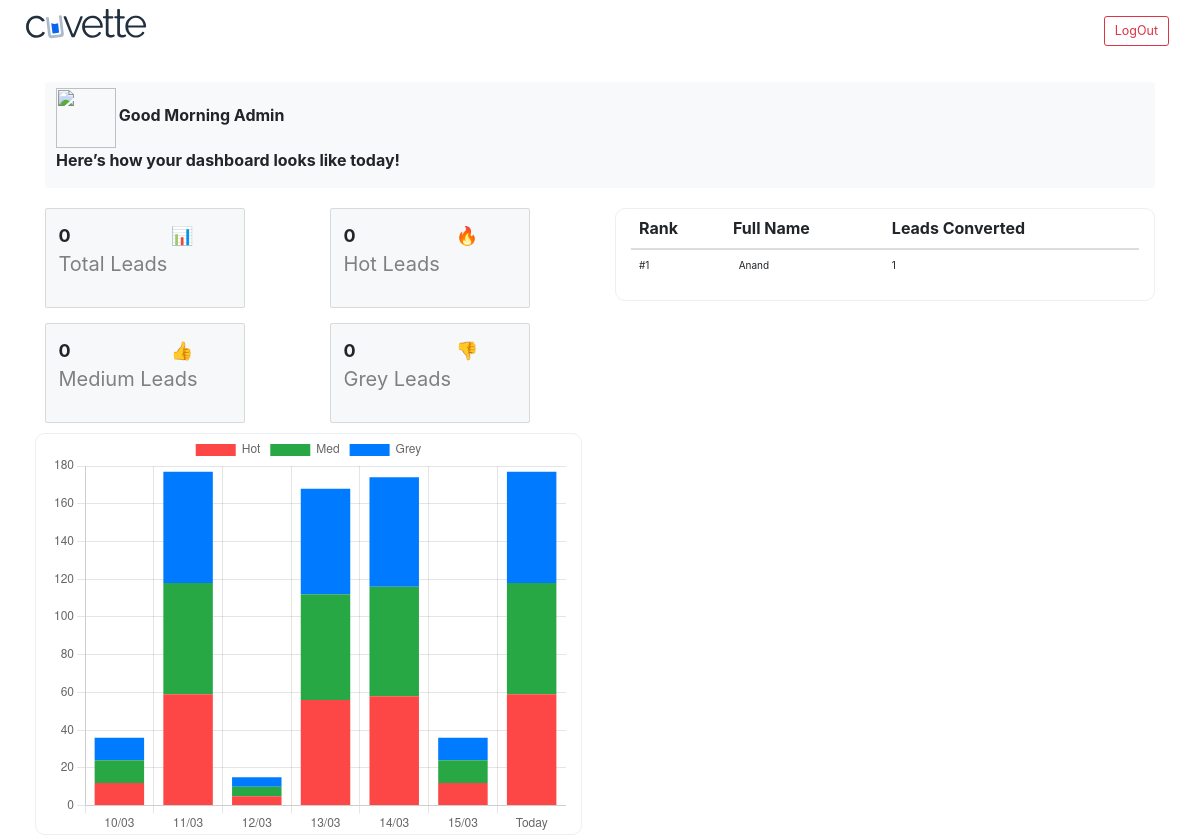
Before: /analytics/ (signed in) with the older database file.
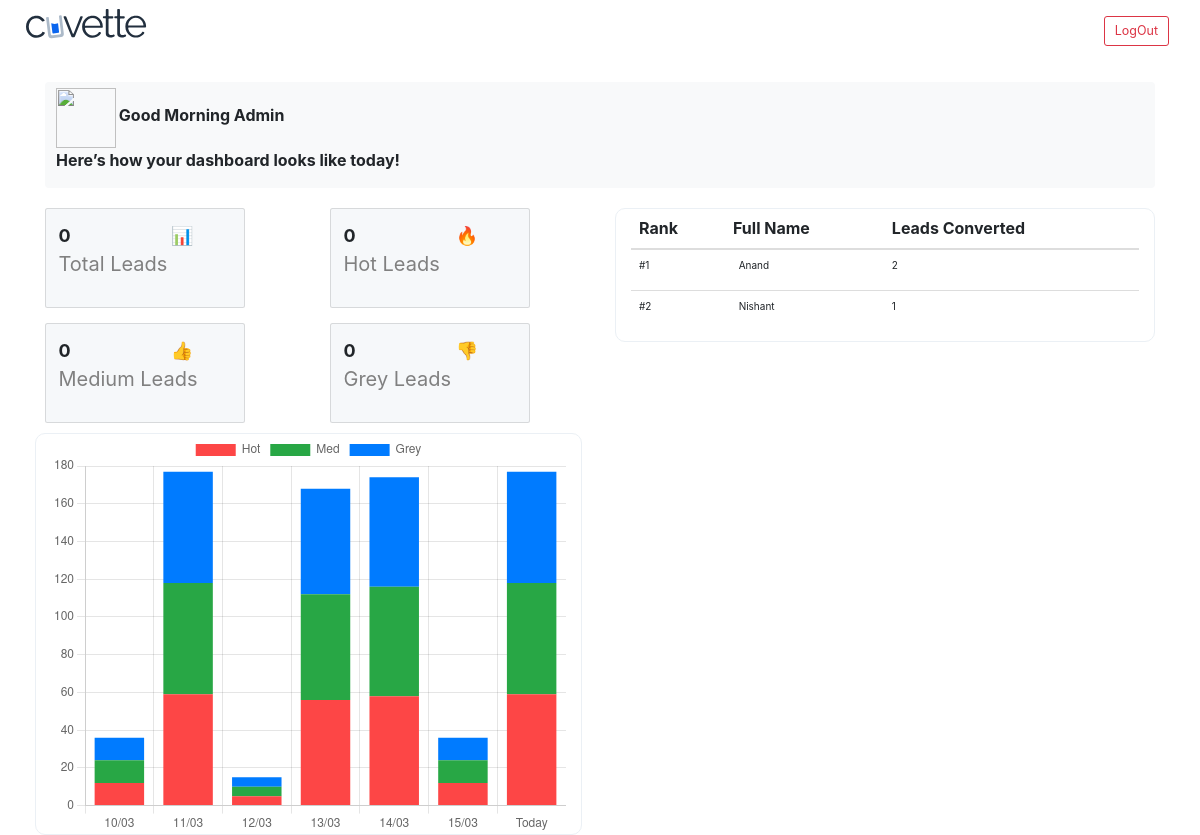
After: the same page with the newer database file.
### authentication/models.py (models this page shows)
class CustomUser(AbstractBaseUser, PermissionsMixin):
    email = models.EmailField(_('email address'), unique=True)
    is_staff = models.BooleanField(default=False)
    is_active = models.BooleanField(default=True)
    first_name = models.CharField(max_length=20)
    last_name = models.CharField(max_length=20)
    phone_no = models.IntegerField(unique=True, default=9999999999)
    manager_id = models.ForeignKey("self", on_delete=models.CASCADE, null=True, limit_choices_to={'is_staff': True})
    status = models.CharField(max_length=20, default="Not Approved", choices=approval_status)
    USERNAME_FIELD = 'email'
    REQUIRED_FIELDS = []
    objects = CustomUserManager()
    def __str__(self):
        return self.email

### authentication/views.py (the view)
# urls.py: path('analytics/', views.analytics, name='analytics')
def analytics(request):
    if request.user.is_authenticated:
        ncold = len(Leads.objects.filter(status="cold", sales_representative=request.user,
                                         created_at__gte=monthdelta(datetime.now(), -3)))
        nhot = len(Leads.objects.filter(status="hot", sales_representative=request.user,
                                        created_at__gte=monthdelta(datetime.now(), -3)))
        nmed = len(Leads.objects.filter(status="med", sales_representative=request.user,
                                        created_at__gte=monthdelta(datetime.now(), -3)))
        nsold = len(Leads.objects.filter(status="sold", sales_representative=request.user,
                                        created_at__gte=monthdelta(datetime.now(), -3)))
        sold = Leads.objects.filter(status="sold")
        sold_dic = {}
        for solds in sold:
            if solds.sales_representative in sold_dic.keys():
                sold_dic[solds.sales_representative] += 1
            else:
                sold_dic[solds.sales_representative] = 1
        sold_dic = sorted(sold_dic.items(), key=lambda x: x[1], reverse=True)[
                   :10]  # Sorted in descending order according to values
        n = ncold + nmed + nhot + nsold
        params = {'n': n, 'ncold': ncold, 'nhot': nhot, 'nmed': nmed, 'sold_dic': sold_dic}
        print(ncold, nhot, nmed, sold_dic, params)
        return render(request,'analytics.html', {'params': params})
    else:
        return HttpResponse("Not authorized to view this page")

### authentication/templatetags/custom_tags.py (called while the page is built)
def key(d, key_name):
    return d[key_name]

### authentication/views.py (called while the page is built)
def monthdelta(date, delta):
    m, y = (date.month+delta) % 12, date.year + ((date.month)+delta-1) // 12
    if not m:
        m = 12
    d = min(date.day,
            [31, 29 if y % 4 == 0 and not y % 400 == 0 else 28, 31, 30, 31, 30, 31, 31, 30, 31, 30, 31][m - 1])
    return date.replace(day=d, month=m, year=y)

### templates/analytics.html (shortened to what this page needs)
<!DOCTYPE html>
<html lang="en">
<head>
    {% load static %}
    <link href="https://netdna.bootstrapcdn.com/bootstrap/3.3.6/css/bootstrap.min.css" rel="stylesheet">
</head>
<body>
{% load custom_tags %}
<link href="https://maxcdn.bootstrapcdn.com/font-awesome/4.3.0/css/font-awesome.min.css" rel="stylesheet">
<link rel="stylesheet" href="https://cdn.jsdelivr.net/npm/bootstrap@4.0.0/dist/css/bootstrap.min.css"
>
<nav class="navbar navbar-light bg-white">
    <a class="navbar-brand" href="#">
        <img
                src="{% static 'authentication/images/logo.svg' %}"
                class="d-inline-block align-top"
                alt=""
        />
    </a>
    <a href="{% url 'logout' %}" style="margin-left: auto;margin-right: 10px">
        <button type="button" class="btn btn-outline-danger btn-lg" style="margin-left: auto;margin-right: 10px">LogOut
        </button>
    </a>
</nav>
<div class="container">
    <nav class="navbar navbar-light bg-light">
        <div style="margin-right: auto" style="font-weight: bold;font-size: medium">
            <img src="https://bootdey.com/img/Content/avatar/avatar7.png" width="60" height="60" class="d-inline-block"
                 alt=""> <strong style="font-size: medium">Good Morning Admin <p>Here’s how your dashboard looks like today!</p></strong>
        </div>
    </nav>
    <div class="row">
        <div class="col-6">
            <div class="row">
                <div class="col-6">
                    <div class="card" style="height: 100px; background-color: #F6F8FA; width: 200px;">
                        <div class="stat-widget-two card-body">
                            <div class="stat-content">
                                <div class="stat-digit"><strong style="font-size: large">{{ params|key:'n' }}</strong><strong
                                        style="font-size: large;margin-left: 100px;">📊</strong></div>
                                <p style="color: #808080;font-style: normal;font-weight: 400;font-size: 20px;">Total
                                    Leads</p>
                            </div>
                        </div>
                    </div>
                </div>
                <div class="col-6">
                    <div class="card" style="height: 100px; background-color: #F6F8FA; width: 200px;">
                        <div class="stat-widget-two card-body">
                            <div class="stat-content">
                                <div class="stat-digit"><strong style="font-size: large">{{ params|key:'nhot' }}</strong><strong
                                        style="font-size: large;margin-left: 100px;">🔥</strong></div>
                                <p style="color: #808080;font-style: normal;font-weight: 400;font-size: 20px;">Hot
                                    Leads</p>
                            </div>
                        </div>
                    </div>
                </div>
            </div>
            <div class="row">
                <div class="col-6" style="padding-top: 15px;">
                    <div class="card" style="height: 100px; background-color: #F6F8FA; width: 200px;">
                        <div class="stat-widget-two card-body">
                            <div class="stat-content">
                                <div class="stat-digit"><strong style="font-size: large">{{ params|key:'nmed' }}</strong><strong
                                        style="font-size: large;margin-left: 100px;">👍</strong></div>
                                <p style="color: #808080;font-style: normal;font-weight: 400;font-size: 20px;">Medium
                                    Leads</p>
                            </div>
                        </div>
                    </div>
                </div>
                <div class="col-6" style="padding-top: 15px;">
                    <div class="card" style="height: 100px; background-color: #F6F8FA; width: 200px;">
                        <div class="stat-widget-two card-body">
                            <div class="stat-content">
                                <div class="stat-digit"><strong style="font-size: large">{{ params|key:'ncold' }}</strong><strong
                                        style="font-size: large;margin-left: 100px;">👎</strong></div>
                                <p style="color: #808080;font-style: normal;font-weight: 400;font-size: 20px;">Grey
                                    Leads</p>
                            </div>
                        </div>
                    </div>
                </div>
            </div>
            <div class="row" style="margin-top: 10px; margin-right: 8px;">
                <div class="container col-12" style="border: 1px solid #EBF0F5;box-sizing: border-box;border-radius: 10px; margin-left: 5px;">
                    <canvas id="myChart4"></canvas>
                </div>
            </div>
        </div>
        <div class="col-6">
            <div class="container" style="border: 1px solid #EBF0F5;box-sizing: border-box;border-radius: 10px;">
                <div class="main-box clearfix">
                    <div class="table-responsive">
                        <table class="table user-list">
                            <thead>
                            <tr style="font-size: medium">
                                <th><span>Rank</span></th>
                                <th><span>Full Name</span></th>
                                <th><span>Leads Converted</span></th>
                            </tr>
                            </thead>
                            <tbody>
                            {%  for key,values in params|key:'sold_dic' %}
                            <tr>
                                <td>
                                    #{{ forloop.counter }}
                                </td>
                                <td>
                                         style="border-radius: 50%; height: 24px;">&nbsp; {{ key.first_name }}
                                </td>
                                <td>
                                    <p>{{ values }}</p>
                                </td>
                            </tr>
                            {% endfor %}
                            </tbody>
                        </table>
                    </div>
                </div>
            </div>
        </div>
    </div>
</div>
<script>
    var ctx = document.getElementById("myChart4").getContext('2d');
    var myChart = new Chart(ctx, {
        type: 'bar',
        data: {
            labels: ["10/03", "11/03", "12/03", "13/03", "14/03", "15/03", "Today"],
            datasets: [{
                label: 'Hot',
                backgroundColor: "rgba(253, 70, 70, 1)",
                data: [12, 59, 5, 56, 58, 12, 59, 87, 45],
                stack: 1,
            }, {
                label: 'Med',
                backgroundColor: "rgba(40, 167, 69, 1)",
                data: [12, 59, 5, 56, 58, 12, 59, 85, 23],
                stack: 1,
            }, {
                label: 'Grey',
                backgroundColor: 'rgba(0, 123, 255, 1)',
                data: [12, 59, 5, 56, 58, 12, 59, 65, 51],
                stack: 1,
            }],
        },
        options: {
            tooltips: {
                displayColors: true,
                callbacks: {
                    mode: 'x',
                },
            },
            scales: {
                xAxes: [{
                    stacked: true,
                    gridLines: {
                        display: false,
                    }
                }],
                yAxes: [{
                    stacked: true,
                    ticks: {
                        beginAtZero: true,
                    },
                    type: 'linear',
                }]
            },
            responsive: true,
            maintainAspectRatio: false,
            legend: {position: 'bottom' ,labels: {usePointStyle:true,pointStyle: 'circle'}},
        }
    });
</script>
</body>
</html>

### templates/analytics.html (style rules this page uses)
canvas { background: #fff; height: 400px; }

Changed rows visible on the page:
changed CustomUser "Anand": manager_id "1" → "2"
now on this page (row unchanged): CustomUser: first_name "Nishant", is_active "1"
